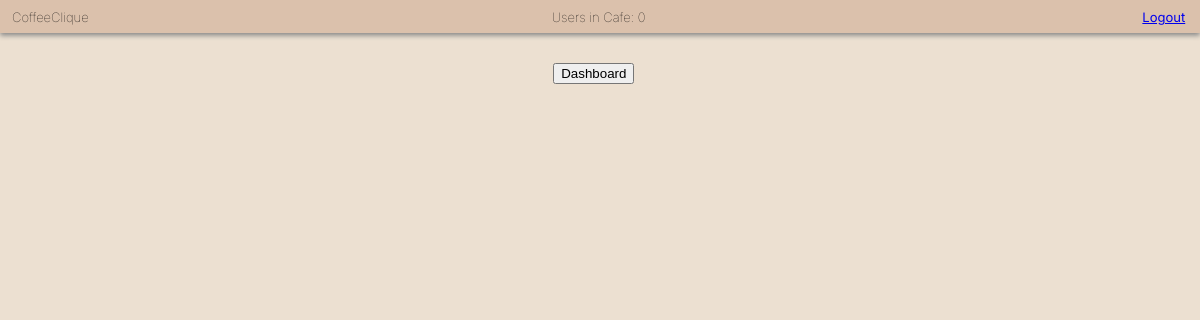
The app's page /view_tasks (signed in), older data.
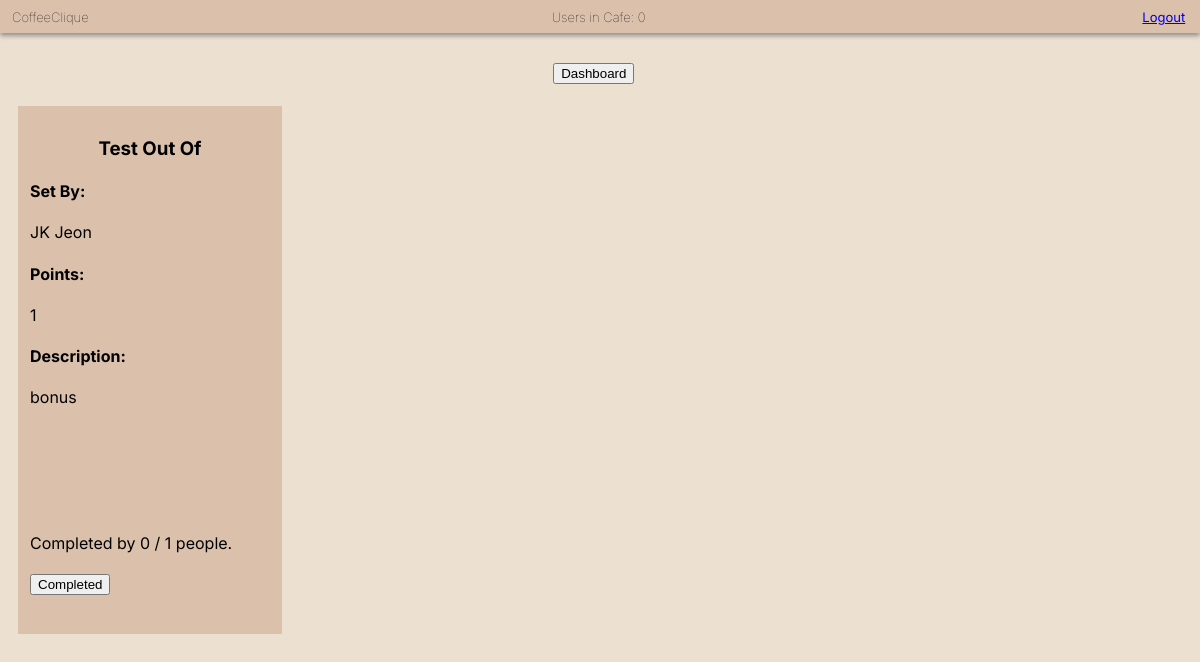
The same page, newer data.
### app/models.py (models this page shows, shortened)
class Task(models.Model):
    POINTS = ((1, "1"), (2, "2"), (3, "3"), (4, "4"), (5, "5"),
              (10, "10"), (15, "15"), (20, "20"), (25, "25"), (30, "30"))
    REPEATS = (("n", "NONE"), ("d", "DAILY"), ("w", "WEEKLY"))
    task_name = models.CharField(max_length=50)
    table_id = models.ForeignKey(CafeTable, related_name="tasks",
                                 on_delete=models.CASCADE)
    created_by = models.ForeignKey(CoffeeUser, related_name="created_tasks",
                                   on_delete=models.CASCADE)
    completed_by = models.ManyToManyField(CoffeeUser, blank=True)
    date_set = models.DateField(auto_now_add=True)
    task_content = models.TextField(max_length=4000)
    points = models.PositiveIntegerField(default=0, choices=POINTS)
    recurring_date = models.DateField(null=True, blank=True)
    recurrence_interval = models.CharField(max_length=1, choices=REPEATS)
    no_of_repeats = models.PositiveIntegerField(default=0)
    max_repeats = models.PositiveIntegerField(default=0)
    REQUIRED_FIELDS = ["task_name", "task_content"]
    def get_number_completed_task(self):
        out_of = self.table_id.coffeeuser_set.exclude(is_staff=1).count()
        if self.created_by.is_staff:
            result = (self.completed_by.count(), out_of)
        else:
            result = (self.completed_by.count(), out_of - 1)
        return result

class CoffeeUser(AbstractBaseUser):
    AVAILABLE_UNIS = (
        ("University of Exeter", "University of Exeter"),
        ("Test uni", "Test uni")
    )
    email = models.EmailField(verbose_name="email", unique=True)
    date_joined = models.DateTimeField(verbose_name="date_joined",
                                       auto_now_add=True)
    last_login = models.DateTimeField(verbose_name="last_login", auto_now=True)
    is_admin = models.BooleanField(default=False)
    is_active = models.BooleanField(default=True)
    is_staff = models.BooleanField(default=False)
    is_superuser = models.BooleanField(default=False)
    first_name = models.CharField(max_length=50)
    last_name = models.CharField(max_length=50)
    university = models.CharField(max_length=50, choices=AVAILABLE_UNIS)
    year = models.PositiveIntegerField(null=True, blank=True)
    course = models.CharField(max_length=50, blank=True)
    cafe_table_ids = models.ManyToManyField(CafeTable, blank=True)
    points = models.PositiveIntegerField(default=0)
    studying_until = models.DateTimeField(null=True, blank=True)
    share_tables = models.BooleanField(default=True)
    tasks_set_today = models.PositiveIntegerField(default=0)
    next_possible_set = models.DateField(null=True, blank=True)
    student_tasks_completed = models.PositiveIntegerField(default=0)
    next_possible_complete = models.DateField(null=True, blank=True)
    facebook = models.CharField(max_length=255, null=True, blank=True)
    twitter = models.CharField(max_length=255, null=True, blank=True)
    instagram = models.CharField(max_length=255, null=True, blank=True)
    USERNAME_FIELD = "email"  # users log in using their email
    REQUIRED_FIELDS = ["first_name", "last_name", "university", "is_staff"]
    objects = CoffeeUserManager()

### app/views.py (the view)
# urls.py: path('view_tasks', views.view_tasks, name='viewtasks'),
@login_required(login_url="/")
def view_tasks(request):
    current_user = request.user
    if current_user.is_staff:
        return redirect("dashboard")
    tables = CafeTable.objects.filter(
        university=current_user.university,
        table_id__in=current_user.cafe_table_ids.values_list('table_id',
                                                             flat=True)
    )
    check_recurring_tasks()
    tasks = Task.objects.filter(table_id__in=tables).exclude(
        completed_by=current_user).exclude(created_by=current_user)
    complete_current = []
    complete_total = []
    for task in tasks:
        current, total = task.get_number_completed_task()
        complete_current.append(current)
        complete_total.append(total)
    context = {
        'tasks': zip(tasks, complete_current, complete_total),
        'users': CoffeeUser.objects.all(),
        'num_users': get_number_current_users()
    }
    return render(request, 'view_tasks.html', context)

### app/views.py (called while the page is built, shortened)
def get_number_current_users():
    active_sessions = Session.objects.filter(expire_date__gte=timezone.now())
    active = 0
    for session in active_sessions:
        data = session.get_decoded()
        if data != {}:
            active += 1
    return active

def check_recurring_tasks():
    recurring_tasks = Task.objects.exclude(max_repeats=0).exclude(
        recurrence_interval="n")

### app/templates/view_tasks.html (shortened to what this page needs)
<!DOCTYPE html>
<html lang="en">
<head>
  {% load static %}
  <link rel="stylesheet" type="text/css" href="{% static 'css/basic.css' %}"></link>
  <link rel="stylesheet" type="text/css" href="{% static 'css/view_tasks.css' %}"></link>
</head>
<body>
  <div class="top_bar">
    <h6 class="app_name">CoffeeClique</h6>
    <h6 class="user_count">Users in Cafe: {{ num_users }}</h6>
    <a class="logout" href="{% url 'logout' %}">Logout</a>
  </div>
  <button onclick="document.location='dashboard'" id="dashboard">Dashboard</button>
  <ul>
      {% for task, current, total in tasks %}
      <li>
        <h3 class="task_name">{{task.task_name}}</h3>
        <div class="task_info">
          <h4>Set By: </h4><div class="creator">{{task.created_by.first_name}} {{task.created_by.last_name}}</div>
          <h4>Points: </h4>{{task.points}}
          <h4>Description:</h4>
          <div class="descrip">{{task.task_content}}</div>
          <br>
          Completed by {{ current }} / {{ total }} people.
          <form action = "{% url 'complete' task.id %}" method="post">
            <br><button type="submit"> Completed </button>
          </form>
        </div>
      </li>
      {% endfor %}
    </ul>
</body>
</html>

Row changes from the older to the newer data that the page shows:
added Task: task_name "Test Out Of", created_by.first_name "JK", created_by.last_name "Jeon", points "1", task_content "bonus", current "0", total "1"
